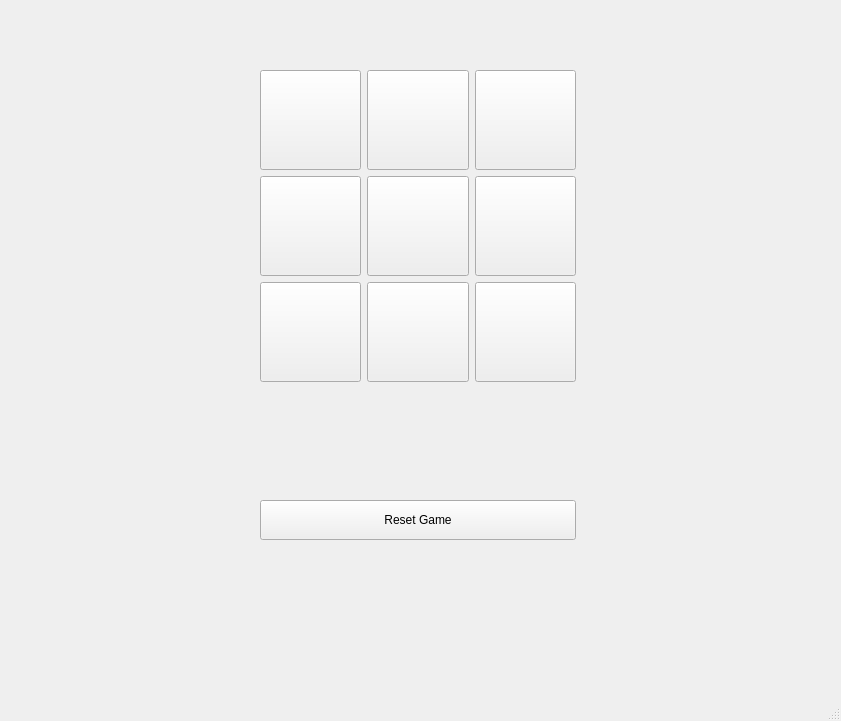
<?xml version="1.0" encoding="UTF-8"?>
<ui version="4.0">
 <class>TicTacToe</class>
 <widget class="QMainWindow" name="TicTacToe">
  <property name="geometry">
   <rect>
    <x>0</x>
    <y>0</y>
    <width>841</width>
    <height>721</height>
   </rect>
  </property>
  <property name="windowTitle">
   <string>TicTacToe</string>
  </property>
  <widget class="QWidget" name="centralwidget">
   <widget class="QWidget" name="layoutWidget">
    <property name="geometry">
     <rect>
      <x>260</x>
      <y>70</y>
      <width>316</width>
      <height>470</height>
     </rect>
    </property>
    <layout class="QVBoxLayout" name="verticalLayout_2">
     <item>
      <layout class="QGridLayout" name="gridLayout">
       <item row="0" column="0">
        <widget class="QPushButton" name="row0col0">
         <property name="minimumSize">
          <size>
           <width>100</width>
           <height>100</height>
          </size>
         </property>
         <property name="text">
          <string/>
         </property>
        </widget>
       </item>
       <item row="0" column="1">
        <widget class="QPushButton" name="row0col1">
         <property name="minimumSize">
          <size>
           <width>100</width>
           <height>100</height>
          </size>
         </property>
         <property name="text">
          <string/>
         </property>
        </widget>
       </item>
       <item row="0" column="2">
        <widget class="QPushButton" name="row0col2">
         <property name="minimumSize">
          <size>
           <width>100</width>
           <height>100</height>
          </size>
         </property>
         <property name="text">
          <string/>
         </property>
        </widget>
       </item>
       <item row="1" column="0">
        <widget class="QPushButton" name="row1col0">
         <property name="minimumSize">
          <size>
           <width>100</width>
           <height>100</height>
          </size>
         </property>
         <property name="text">
          <string/>
         </property>
        </widget>
       </item>
       <item row="1" column="1">
        <widget class="QPushButton" name="row1col1">
         <property name="minimumSize">
          <size>
           <width>100</width>
           <height>100</height>
          </size>
         </property>
         <property name="text">
          <string/>
         </property>
        </widget>
       </item>
       <item row="1" column="2">
        <widget class="QPushButton" name="row1col2">
         <property name="minimumSize">
          <size>
           <width>100</width>
           <height>100</height>
          </size>
         </property>
         <property name="text">
          <string/>
         </property>
        </widget>
       </item>
       <item row="2" column="0">
        <widget class="QPushButton" name="row2col0">
         <property name="minimumSize">
          <size>
           <width>100</width>
           <height>100</height>
          </size>
         </property>
         <property name="text">
          <string/>
         </property>
        </widget>
       </item>
       <item row="2" column="1">
        <widget class="QPushButton" name="row2col1">
         <property name="minimumSize">
          <size>
           <width>100</width>
           <height>100</height>
          </size>
         </property>
         <property name="text">
          <string/>
         </property>
        </widget>
       </item>
       <item row="2" column="2">
        <widget class="QPushButton" name="row2col2">
         <property name="minimumSize">
          <size>
           <width>100</width>
           <height>100</height>
          </size>
         </property>
         <property name="text">
          <string/>
         </property>
        </widget>
       </item>
      </layout>
     </item>
     <item>
      <layout class="QVBoxLayout" name="verticalLayout">
       <item>
        <widget class="QLabel" name="resultText">
         <property name="text">
          <string/>
         </property>
        </widget>
       </item>
       <item>
        <widget class="QPushButton" name="resetButton">
         <property name="minimumSize">
          <size>
           <width>0</width>
           <height>40</height>
          </size>
         </property>
         <property name="text">
          <string>Reset Game</string>
         </property>
        </widget>
       </item>
      </layout>
     </item>
    </layout>
   </widget>
  </widget>
  <widget class="QMenuBar" name="menubar">
   <property name="geometry">
    <rect>
     <x>0</x>
     <y>0</y>
     <width>841</width>
     <height>22</height>
    </rect>
   </property>
  </widget>
  <widget class="QStatusBar" name="statusbar"/>
 </widget>
 <resources/>
 <connections/>
</ui>
